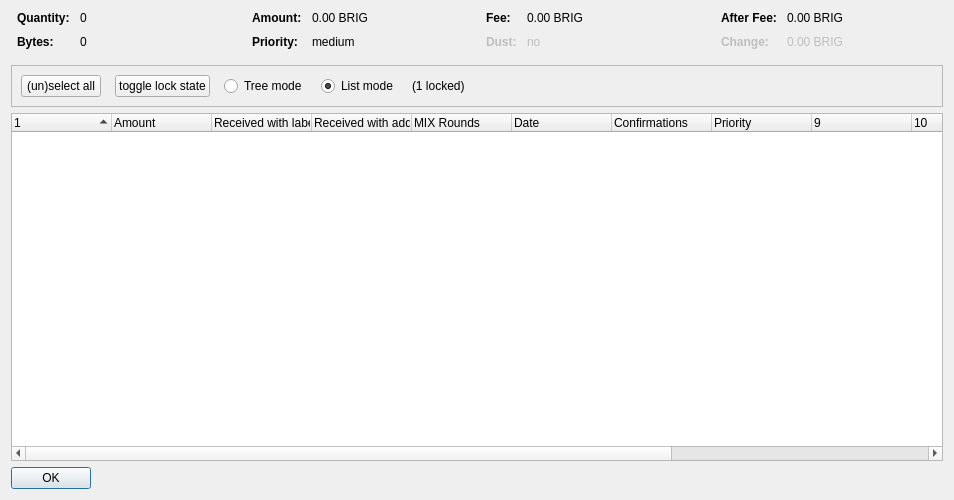
<?xml version="1.0" encoding="UTF-8"?>
<ui version="4.0">
 <class>CoinControlDialog</class>
 <widget class="QDialog" name="CoinControlDialog">
  <property name="geometry">
   <rect>
    <x>0</x>
    <y>0</y>
    <width>954</width>
    <height>500</height>
   </rect>
  </property>
  <property name="windowTitle">
   <string>Coin Selection</string>
  </property>
  <layout class="QVBoxLayout" name="verticalLayout">
   <item>
    <layout class="QHBoxLayout" name="horizontalLayoutTop" stretch="0,0,0,0">
     <property name="topMargin">
      <number>0</number>
     </property>
     <property name="bottomMargin">
      <number>10</number>
     </property>
     <item>
      <layout class="QFormLayout" name="formLayoutCoinControl1">
       <property name="horizontalSpacing">
        <number>10</number>
       </property>
       <property name="verticalSpacing">
        <number>10</number>
       </property>
       <property name="leftMargin">
        <number>6</number>
       </property>
       <property name="rightMargin">
        <number>6</number>
       </property>
       <item row="0" column="0">
        <widget class="QLabel" name="labelCoinControlQuantityText">
         <property name="font">
          <font>
           <weight>75</weight>
           <bold>true</bold>
          </font>
         </property>
         <property name="text">
          <string>Quantity:</string>
         </property>
        </widget>
       </item>
       <item row="0" column="1">
        <widget class="QLabel" name="labelCoinControlQuantity">
         <property name="cursor">
          <cursorShape>IBeamCursor</cursorShape>
         </property>
         <property name="contextMenuPolicy">
          <enum>Qt::ActionsContextMenu</enum>
         </property>
         <property name="text">
          <string notr="true">0</string>
         </property>
         <property name="textInteractionFlags">
          <set>Qt::LinksAccessibleByMouse|Qt::TextSelectableByKeyboard|Qt::TextSelectableByMouse</set>
         </property>
        </widget>
       </item>
       <item row="1" column="0">
        <widget class="QLabel" name="labelCoinControlBytesText">
         <property name="font">
          <font>
           <weight>75</weight>
           <bold>true</bold>
          </font>
         </property>
         <property name="text">
          <string>Bytes:</string>
         </property>
        </widget>
       </item>
       <item row="1" column="1">
        <widget class="QLabel" name="labelCoinControlBytes">
         <property name="cursor">
          <cursorShape>IBeamCursor</cursorShape>
         </property>
         <property name="contextMenuPolicy">
          <enum>Qt::ActionsContextMenu</enum>
         </property>
         <property name="text">
          <string notr="true">0</string>
         </property>
         <property name="textInteractionFlags">
          <set>Qt::LinksAccessibleByMouse|Qt::TextSelectableByKeyboard|Qt::TextSelectableByMouse</set>
         </property>
        </widget>
       </item>
      </layout>
     </item>
     <item>
      <layout class="QFormLayout" name="formLayoutCoinControl2">
       <property name="horizontalSpacing">
        <number>10</number>
       </property>
       <property name="verticalSpacing">
        <number>10</number>
       </property>
       <property name="leftMargin">
        <number>6</number>
       </property>
       <property name="rightMargin">
        <number>6</number>
       </property>
       <item row="0" column="0">
        <widget class="QLabel" name="labelCoinControlAmountText">
         <property name="font">
          <font>
           <weight>75</weight>
           <bold>true</bold>
          </font>
         </property>
         <property name="text">
          <string>Amount:</string>
         </property>
        </widget>
       </item>
       <item row="0" column="1">
        <widget class="QLabel" name="labelCoinControlAmount">
         <property name="cursor">
          <cursorShape>IBeamCursor</cursorShape>
         </property>
         <property name="contextMenuPolicy">
          <enum>Qt::ActionsContextMenu</enum>
         </property>
         <property name="text">
          <string notr="true">0.00 BRIG</string>
         </property>
         <property name="textInteractionFlags">
          <set>Qt::LinksAccessibleByMouse|Qt::TextSelectableByKeyboard|Qt::TextSelectableByMouse</set>
         </property>
        </widget>
       </item>
       <item row="1" column="0">
        <widget class="QLabel" name="labelCoinControlPriorityText">
         <property name="font">
          <font>
           <weight>75</weight>
           <bold>true</bold>
          </font>
         </property>
         <property name="text">
          <string>Priority:</string>
         </property>
        </widget>
       </item>
       <item row="1" column="1">
        <widget class="QLabel" name="labelCoinControlPriority">
         <property name="cursor">
          <cursorShape>IBeamCursor</cursorShape>
         </property>
         <property name="contextMenuPolicy">
          <enum>Qt::ActionsContextMenu</enum>
         </property>
         <property name="text">
          <string>medium</string>
         </property>
         <property name="textInteractionFlags">
          <set>Qt::LinksAccessibleByMouse|Qt::TextSelectableByKeyboard|Qt::TextSelectableByMouse</set>
         </property>
        </widget>
       </item>
      </layout>
     </item>
     <item>
      <layout class="QFormLayout" name="formLayoutCoinControl3">
       <property name="horizontalSpacing">
        <number>10</number>
       </property>
       <property name="verticalSpacing">
        <number>10</number>
       </property>
       <property name="leftMargin">
        <number>6</number>
       </property>
       <property name="rightMargin">
        <number>6</number>
       </property>
       <item row="0" column="0">
        <widget class="QLabel" name="labelCoinControlFeeText">
         <property name="font">
          <font>
           <weight>75</weight>
           <bold>true</bold>
          </font>
         </property>
         <property name="text">
          <string>Fee:</string>
         </property>
        </widget>
       </item>
       <item row="0" column="1">
        <widget class="QLabel" name="labelCoinControlFee">
         <property name="cursor">
          <cursorShape>IBeamCursor</cursorShape>
         </property>
         <property name="contextMenuPolicy">
          <enum>Qt::ActionsContextMenu</enum>
         </property>
         <property name="text">
          <string notr="true">0.00 BRIG</string>
         </property>
         <property name="textInteractionFlags">
          <set>Qt::LinksAccessibleByMouse|Qt::TextSelectableByKeyboard|Qt::TextSelectableByMouse</set>
         </property>
        </widget>
       </item>
       <item row="1" column="0">
        <widget class="QLabel" name="labelCoinControlLowOutputText">
         <property name="enabled">
          <bool>false</bool>
         </property>
         <property name="font">
          <font>
           <weight>75</weight>
           <bold>true</bold>
          </font>
         </property>
         <property name="text">
          <string>Dust:</string>
         </property>
        </widget>
       </item>
       <item row="1" column="1">
        <widget class="QLabel" name="labelCoinControlLowOutput">
         <property name="enabled">
          <bool>false</bool>
         </property>
         <property name="cursor">
          <cursorShape>IBeamCursor</cursorShape>
         </property>
         <property name="contextMenuPolicy">
          <enum>Qt::ActionsContextMenu</enum>
         </property>
         <property name="text">
          <string>no</string>
         </property>
         <property name="textInteractionFlags">
          <set>Qt::LinksAccessibleByMouse|Qt::TextSelectableByKeyboard|Qt::TextSelectableByMouse</set>
         </property>
        </widget>
       </item>
      </layout>
     </item>
     <item>
      <layout class="QFormLayout" name="formLayoutCoinControl4">
       <property name="horizontalSpacing">
        <number>10</number>
       </property>
       <property name="verticalSpacing">
        <number>10</number>
       </property>
       <property name="leftMargin">
        <number>6</number>
       </property>
       <property name="rightMargin">
        <number>6</number>
       </property>
       <item row="0" column="0">
        <widget class="QLabel" name="labelCoinControlAfterFeeText">
         <property name="font">
          <font>
           <weight>75</weight>
           <bold>true</bold>
          </font>
         </property>
         <property name="text">
          <string>After Fee:</string>
         </property>
        </widget>
       </item>
       <item row="0" column="1">
        <widget class="QLabel" name="labelCoinControlAfterFee">
         <property name="cursor">
          <cursorShape>IBeamCursor</cursorShape>
         </property>
         <property name="contextMenuPolicy">
          <enum>Qt::ActionsContextMenu</enum>
         </property>
         <property name="text">
          <string notr="true">0.00 BRIG</string>
         </property>
         <property name="textInteractionFlags">
          <set>Qt::LinksAccessibleByMouse|Qt::TextSelectableByKeyboard|Qt::TextSelectableByMouse</set>
         </property>
        </widget>
       </item>
       <item row="1" column="0">
        <widget class="QLabel" name="labelCoinControlChangeText">
         <property name="enabled">
          <bool>false</bool>
         </property>
         <property name="font">
          <font>
           <weight>75</weight>
           <bold>true</bold>
          </font>
         </property>
         <property name="text">
          <string>Change:</string>
         </property>
        </widget>
       </item>
       <item row="1" column="1">
        <widget class="QLabel" name="labelCoinControlChange">
         <property name="enabled">
          <bool>false</bool>
         </property>
         <property name="cursor">
          <cursorShape>IBeamCursor</cursorShape>
         </property>
         <property name="contextMenuPolicy">
          <enum>Qt::ActionsContextMenu</enum>
         </property>
         <property name="text">
          <string notr="true">0.00 BRIG</string>
         </property>
         <property name="textInteractionFlags">
          <set>Qt::LinksAccessibleByMouse|Qt::TextSelectableByKeyboard|Qt::TextSelectableByMouse</set>
         </property>
        </widget>
       </item>
      </layout>
     </item>
    </layout>
   </item>
   <item>
    <widget class="QFrame" name="frame">
     <property name="minimumSize">
      <size>
       <width>0</width>
       <height>40</height>
      </size>
     </property>
     <property name="frameShape">
      <enum>QFrame::StyledPanel</enum>
     </property>
     <property name="frameShadow">
      <enum>QFrame::Sunken</enum>
     </property>
     <layout class="QHBoxLayout" name="horizontalLayout">
      <item>
       <layout class="QHBoxLayout" name="horizontalLayoutPanel" stretch="0,0,0,0,0,0">
        <property name="spacing">
         <number>14</number>
        </property>
        <item>
         <widget class="QPushButton" name="pushButtonSelectAll">
          <property name="sizePolicy">
           <sizepolicy hsizetype="Maximum" vsizetype="Fixed">
            <horstretch>0</horstretch>
            <verstretch>0</verstretch>
           </sizepolicy>
          </property>
          <property name="text">
           <string>(un)select all</string>
          </property>
          <property name="autoDefault">
           <bool>false</bool>
          </property>
         </widget>
        </item>
        <item>
         <widget class="QPushButton" name="pushButtonToggleLock">
          <property name="sizePolicy">
           <sizepolicy hsizetype="Maximum" vsizetype="Fixed">
            <horstretch>0</horstretch>
            <verstretch>0</verstretch>
           </sizepolicy>
          </property>
          <property name="text">
           <string>toggle lock state</string>
          </property>
          <property name="autoDefault">
           <bool>false</bool>
          </property>
         </widget>
        </item>
        <item>
         <widget class="QRadioButton" name="radioTreeMode">
          <property name="sizePolicy">
           <sizepolicy hsizetype="Maximum" vsizetype="Fixed">
            <horstretch>0</horstretch>
            <verstretch>0</verstretch>
           </sizepolicy>
          </property>
          <property name="text">
           <string>Tree mode</string>
          </property>
         </widget>
        </item>
        <item>
         <widget class="QRadioButton" name="radioListMode">
          <property name="sizePolicy">
           <sizepolicy hsizetype="Maximum" vsizetype="Fixed">
            <horstretch>0</horstretch>
            <verstretch>0</verstretch>
           </sizepolicy>
          </property>
          <property name="text">
           <string>List mode</string>
          </property>
          <property name="checked">
           <bool>true</bool>
          </property>
         </widget>
        </item>
        <item>
         <widget class="QLabel" name="labelLocked">
          <property name="text">
           <string>(1 locked)</string>
          </property>
         </widget>
        </item>
        <item>
         <spacer name="horizontalSpacer">
          <property name="orientation">
           <enum>Qt::Horizontal</enum>
          </property>
          <property name="sizeHint" stdset="0">
           <size>
            <width>40</width>
            <height>20</height>
           </size>
          </property>
         </spacer>
        </item>
       </layout>
      </item>
     </layout>
    </widget>
   </item>
   <item>
    <widget class="CoinControlTreeWidget" name="treeWidget">
     <property name="contextMenuPolicy">
      <enum>Qt::CustomContextMenu</enum>
     </property>
     <property name="sortingEnabled">
      <bool>false</bool>
     </property>
     <property name="columnCount">
      <number>13</number>
     </property>
     <attribute name="headerShowSortIndicator" stdset="0">
      <bool>true</bool>
     </attribute>
     <attribute name="headerStretchLastSection">
      <bool>false</bool>
     </attribute>
     <column>
      <property name="text">
       <string/>
      </property>
     </column>
     <column>
      <property name="text">
       <string>Amount</string>
      </property>
     </column>
     <column>
      <property name="text">
       <string>Received with label</string>
      </property>
     </column>
     <column>
      <property name="text">
       <string>Received with address</string>
      </property>
     </column>
     <column>
      <property name="text">
       <string>MIX Rounds</string>
      </property>
     </column>
     <column>
      <property name="text">
       <string>Date</string>
      </property>
     </column>
     <column>
      <property name="text">
       <string>Confirmations</string>
      </property>
      <property name="toolTip">
       <string>Confirmed</string>
      </property>
     </column>
     <column>
      <property name="text">
       <string>Priority</string>
      </property>
     </column>
     <column>
      <property name="text">
       <string/>
      </property>
     </column>
     <column>
      <property name="text">
       <string/>
      </property>
     </column>
     <column>
      <property name="text">
       <string/>
      </property>
     </column>
     <column>
      <property name="text">
       <string/>
      </property>
     </column>
     <column>
      <property name="text">
       <string/>
      </property>
     </column>
    </widget>
   </item>
   <item>
    <widget class="QDialogButtonBox" name="buttonBox">
     <property name="sizePolicy">
      <sizepolicy hsizetype="Maximum" vsizetype="Fixed">
       <horstretch>0</horstretch>
       <verstretch>0</verstretch>
      </sizepolicy>
     </property>
     <property name="orientation">
      <enum>Qt::Horizontal</enum>
     </property>
     <property name="standardButtons">
      <set>QDialogButtonBox::Ok</set>
     </property>
    </widget>
   </item>
  </layout>
 </widget>
 <customwidgets>
  <customwidget>
   <class>CoinControlTreeWidget</class>
   <extends>QTreeWidget</extends>
   <header>coincontroltreewidget.h</header>
  </customwidget>
 </customwidgets>
 <resources/>
 <connections/>
</ui>
